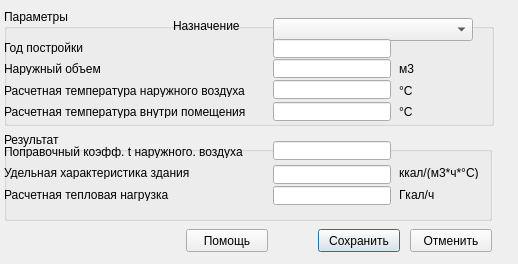
<?xml version="1.0" encoding="UTF-8"?><ui version="4.0"><class>Nagruz_zdanDialog</class>
<widget class="QDialog">
<property name="geometry">
    <rect>
     <x>0</x>
     <y>0</y>
     <width>518</width>
     <height>264</height>
    </rect>
   </property>
<property name="windowTitle"><string>Расчет расчетных тепловых нагрузок</string></property>
<widget class="QGroupBox" name="group_Static1">
<property name="geometry">
    <rect>
     <x>4</x>
     <y>9</y>
     <width>490</width>
     <height>117</height>
    </rect>
   </property>
<property name="title"><string>Параметры</string></property>
</widget>
<widget class="QGroupBox" name="group_Static2">
<property name="geometry">
    <rect>
     <x>4</x>
     <y>132</y>
     <width>488</width>
     <height>89</height>
    </rect>
   </property>
<property name="title"><string>Результат</string></property>
</widget>
<widget class="QPushButton" name="push_Ok">
<property name="geometry">
    <rect>
     <x>318</x>
     <y>229</y>
     <width>82</width>
     <height>23</height>
    </rect>
   </property>
<property name="text"><string>Сохранить</string></property>
</widget>
<widget class="QPushButton" name="push_Cancel">
<property name="geometry">
    <rect>
     <x>410</x>
     <y>229</y>
     <width>82</width>
     <height>23</height>
    </rect>
   </property>
<property name="text"><string>Отменить</string></property>
</widget>
<widget class="QComboBox" name="combo_Combo1">
<property name="geometry">
    <rect>
     <x>273</x>
     <y>18</y>
     <width>200</width>
     <height>23</height>
    </rect>
   </property>
</widget>
<widget class="QLineEdit" name="edit_Edit2">
<property name="geometry">
    <rect>
     <x>273</x>
     <y>39</y>
     <width>118</width>
     <height>19</height>
    </rect>
   </property>
</widget>
<widget class="QLineEdit" name="edit_Edit3">
<property name="geometry">
    <rect>
     <x>273</x>
     <y>59</y>
     <width>118</width>
     <height>19</height>
    </rect>
   </property>
</widget>
<widget class="QLineEdit" name="edit_Edit5">
<property name="geometry">
    <rect>
     <x>273</x>
     <y>80</y>
     <width>118</width>
     <height>19</height>
    </rect>
   </property>
</widget>
<widget class="QLineEdit" name="edit_Edit6">
<property name="geometry">
    <rect>
     <x>273</x>
     <y>102</y>
     <width>118</width>
     <height>19</height>
    </rect>
   </property>
</widget>
<widget class="QLineEdit" name="edit_Edit7">
<property name="geometry">
    <rect>
     <x>273</x>
     <y>141</y>
     <width>118</width>
     <height>19</height>
    </rect>
   </property>
</widget>
<widget class="QLineEdit" name="edit_Edit4">
<property name="geometry">
    <rect>
     <x>273</x>
     <y>165</y>
     <width>118</width>
     <height>19</height>
    </rect>
   </property>
</widget>
<widget class="QLineEdit" name="edit_Edit8">
<property name="geometry">
    <rect>
     <x>273</x>
     <y>186</y>
     <width>118</width>
     <height>19</height>
    </rect>
   </property>
</widget>
<widget class="QLabel" name="label_Static3">
<property name="geometry">
    <rect>
     <x>173</x>
     <y>19</y>
     <width>87</width>
     <height>13</height>
    </rect>
   </property>
<property name="text"><string>Назначение</string></property>
</widget>
<widget class="QLabel" name="label_Static4">
<property name="geometry">
    <rect>
     <x>4</x>
     <y>41</y>
     <width>249</width>
     <height>13</height>
    </rect>
   </property>
<property name="text"><string>Год постройки</string></property>
</widget>
<widget class="QLabel" name="label_Static5">
<property name="geometry">
    <rect>
     <x>4</x>
     <y>62</y>
     <width>249</width>
     <height>13</height>
    </rect>
   </property>
<property name="text"><string>Наружный объем</string></property>
</widget>
<widget class="QLabel" name="label_Static6">
<property name="geometry">
    <rect>
     <x>399</x>
     <y>62</y>
     <width>66</width>
     <height>13</height>
    </rect>
   </property>
<property name="text"><string>м3</string></property>
</widget>
<widget class="QLabel" name="label_Static7">
<property name="geometry">
    <rect>
     <x>4</x>
     <y>84</y>
     <width>249</width>
     <height>13</height>
    </rect>
   </property>
<property name="text"><string>Расчетная температура наружного воздуха</string></property>
</widget>
<widget class="QLabel" name="label_Static8">
<property name="geometry">
    <rect>
     <x>399</x>
     <y>84</y>
     <width>66</width>
     <height>13</height>
    </rect>
   </property>
<property name="text"><string>°С</string></property>
</widget>
<widget class="QLabel" name="label_Static9">
<property name="geometry">
    <rect>
     <x>4</x>
     <y>105</y>
     <width>249</width>
     <height>13</height>
    </rect>
   </property>
<property name="text"><string>Расчетная температура внутри помещения</string></property>
</widget>
<widget class="QLabel" name="label_Static10">
<property name="geometry">
    <rect>
     <x>399</x>
     <y>105</y>
     <width>66</width>
     <height>13</height>
    </rect>
   </property>
<property name="text"><string>°С</string></property>
</widget>
<widget class="QLabel" name="label_Static11">
<property name="geometry">
    <rect>
     <x>4</x>
     <y>166</y>
     <width>249</width>
     <height>13</height>
    </rect>
   </property>
<property name="text"><string>Удельная характеристика здания</string></property>
</widget>
<widget class="QLabel" name="label_Static12">
<property name="geometry">
    <rect>
     <x>399</x>
     <y>166</y>
     <width>90</width>
     <height>13</height>
    </rect>
   </property>
<property name="text"><string>ккал/(м3*ч*°С)</string></property>
</widget>
<widget class="QLabel" name="label_Static13">
<property name="geometry">
    <rect>
     <x>4</x>
     <y>145</y>
     <width>249</width>
     <height>13</height>
    </rect>
   </property>
<property name="text"><string>Поправочный коэфф. t наружного. воздуха</string></property>
</widget>
<widget class="QLabel" name="label_Static14">
<property name="geometry">
    <rect>
     <x>4</x>
     <y>188</y>
     <width>249</width>
     <height>13</height>
    </rect>
   </property>
<property name="text"><string>Расчетная тепловая нагрузка</string></property>
</widget>
<widget class="QLabel" name="label_Static15">
<property name="geometry">
    <rect>
     <x>399</x>
     <y>188</y>
     <width>66</width>
     <height>13</height>
    </rect>
   </property>
<property name="text"><string>Гкал/ч</string></property>
</widget>
<widget class="QPushButton" name="push__help">
<property name="geometry">
    <rect>
     <x>186</x>
     <y>229</y>
     <width>82</width>
     <height>23</height>
    </rect>
   </property>
<property name="text"><string>Помощь</string></property>
</widget>
</widget>
<buttongroups>
</buttongroups>
</ui>
